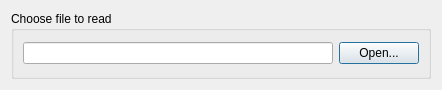
<?xml version="1.0" encoding="UTF-8"?>
<ui version="4.0">
 <class>ReadColorMapXmlDialog</class>
 <widget class="QDialog" name="ReadColorMapXmlDialog">
  <property name="geometry">
   <rect>
    <x>0</x>
    <y>0</y>
    <width>442</width>
    <height>90</height>
   </rect>
  </property>
  <property name="sizePolicy">
   <sizepolicy hsizetype="Fixed" vsizetype="Fixed">
    <horstretch>0</horstretch>
    <verstretch>0</verstretch>
   </sizepolicy>
  </property>
  <property name="minimumSize">
   <size>
    <width>442</width>
    <height>90</height>
   </size>
  </property>
  <property name="windowTitle">
   <string>Dialog</string>
  </property>
  <layout class="QGridLayout" name="gridLayout_2">
   <item row="0" column="0">
    <widget class="QGroupBox" name="groupBox">
     <property name="title">
      <string>Choose file to read</string>
     </property>
     <layout class="QHBoxLayout" name="horizontalLayout">
      <item>
       <widget class="QLineEdit" name="fileNameLineEdit_">
        <property name="minimumSize">
         <size>
          <width>0</width>
          <height>22</height>
         </size>
        </property>
        <property name="dragEnabled">
         <bool>false</bool>
        </property>
        <property name="readOnly">
         <bool>false</bool>
        </property>
       </widget>
      </item>
      <item>
       <widget class="QPushButton" name="openFileButton_">
        <property name="text">
         <string>Open...</string>
        </property>
        <property name="checkable">
         <bool>false</bool>
        </property>
       </widget>
      </item>
     </layout>
    </widget>
   </item>
  </layout>
 </widget>
 <resources/>
 <connections/>
</ui>
